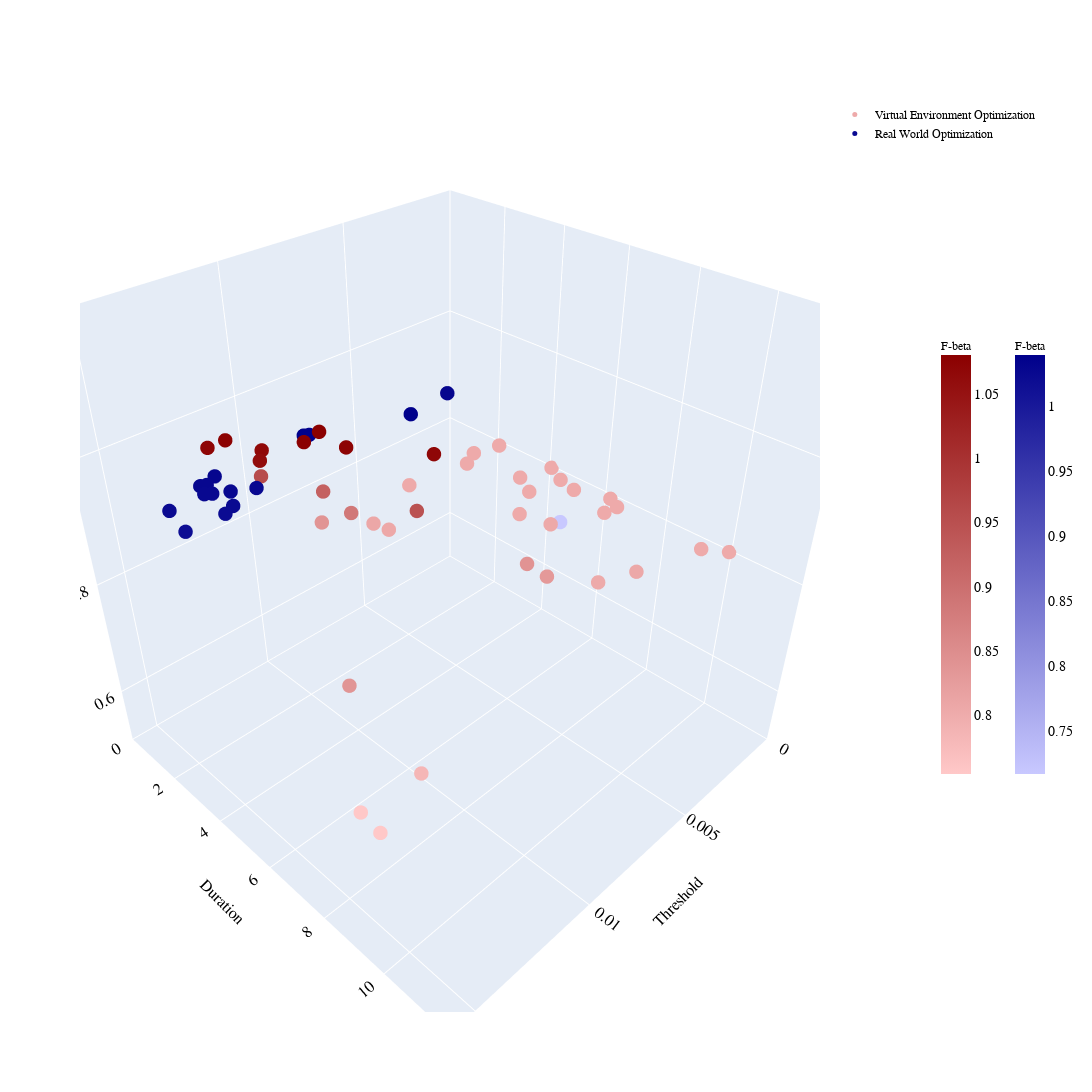

Notebook cell for this chart:
### Code cell
import plotly.graph_objects as go
import numpy as np

# Load the data
D = np.load('D.npy')

# Get the number of rows in D
num_D = D.shape[0]

# Define stage_virtual_num to determine the cutoff for red vs. blue
stage_virtual_num = 45  # Set your desired value for stage_virtual_num, ensure it's an integer

# -----------------------
# Customization variables:
# -----------------------
FONT_FAMILY = 'Times New Roman'    # Global font family
GLOBAL_FONT_SIZE = 12              # Global font size for texts
AXIS_TITLE_FONT_SIZE = 16          # Font size for axis titles
TICK_FONT_SIZE = 14                # Font size for axis tick labels
MARKER_SIZE = 5                    # Marker size for scatter points

# Color definitions for the red and blue color scales:
RED_LIGHT = 'rgb(255, 200, 200)'     # Light red
RED_DARK = 'rgb(139, 0, 0)'           # Dark red
BLUE_LIGHT = 'rgb(200, 200, 255)'     # Light blue
BLUE_DARK = 'rgb(0, 0, 139)'          # Dark blue

# -----------------------
# Split the data into parts
# -----------------------
thresholds = D[:, 0]
durations = D[:, 1]
F_beta = D[:, 2]

# Create a 3D scatter plot
fig = go.Figure()

# Define red color scale using the customization variables
red_colorscale = [
    [0.0, RED_LIGHT],
    [1.0, RED_DARK]
]

# Add red-colored points for the first stage_virtual_num data
fig.add_trace(go.Scatter3d(
    x=thresholds[:stage_virtual_num],      # x-axis data (first part)
    y=durations[:stage_virtual_num],         # y-axis data (first part)
    z=F_beta[:stage_virtual_num],            # z-axis data (first part)
    mode='markers',
    marker=dict(
        size=MARKER_SIZE,
        color=F_beta[:stage_virtual_num],    # color determined by F-beta values
        colorscale=red_colorscale,
        showscale=True,
        colorbar=dict(
            title="F-beta",
            len=0.5,
            x=1.15,
            titlefont=dict(family=FONT_FAMILY, size=GLOBAL_FONT_SIZE, color='black'),
            tickfont=dict(family=FONT_FAMILY, size=TICK_FONT_SIZE, color='black')
        )
    ),
    name='Virtual Environment Optimization'
))

# Define blue color scale using the customization variables
blue_colorscale = [
    [0.0, BLUE_LIGHT],
    [1.0, BLUE_DARK]
]

# Add blue-colored points for the remaining data
fig.add_trace(go.Scatter3d(
    x=thresholds[stage_virtual_num:],      # x-axis data (second part)
    y=durations[stage_virtual_num:],         # y-axis data (second part)
    z=F_beta[stage_virtual_num:],            # z-axis data (second part)
    mode='markers',
    marker=dict(
        size=MARKER_SIZE,
        color=F_beta[stage_virtual_num:],    # color determined by F-beta values
        colorscale=blue_colorscale,
        showscale=True,
        colorbar=dict(
            title="F-beta",
            len=0.5,
            x=1.25,
            titlefont=dict(family=FONT_FAMILY, size=GLOBAL_FONT_SIZE, color='black'),
            tickfont=dict(family=FONT_FAMILY, size=TICK_FONT_SIZE, color='black')
        )
    ),
    name='Real World Optimization'
))

# Set axis labels, fonts, axis limits, and ranges
fig.update_layout(
    scene=dict(
        xaxis=dict(
            title='Threshold',
            titlefont=dict(family=FONT_FAMILY, size=AXIS_TITLE_FONT_SIZE, color='black'),
            tickfont=dict(family=FONT_FAMILY, size=TICK_FONT_SIZE, color='black'),
            range=[0, 0.016]   # x-axis range
        ),
        yaxis=dict(
            title='Duration',
            titlefont=dict(family=FONT_FAMILY, size=AXIS_TITLE_FONT_SIZE, color='black'),
            tickfont=dict(family=FONT_FAMILY, size=TICK_FONT_SIZE, color='black'),
            range=[0, 12]     # y-axis range
        ),
        zaxis=dict(
            title='F-beta',
            titlefont=dict(family=FONT_FAMILY, size=AXIS_TITLE_FONT_SIZE, color='black'),
            tickfont=dict(family=FONT_FAMILY, size=TICK_FONT_SIZE, color='black'),
            range=[0.5, 1.2]  # z-axis range
        ),
        camera=dict(
            eye=dict(x=1.25, y=1.25, z=1.25),
            projection=dict(type="perspective")  # Use perspective projection
        )
    ),
    font=dict(family=FONT_FAMILY, size=GLOBAL_FONT_SIZE, color='black'),  # Global font settings
    autosize=False,
    width=2000,   # Figure width in pixels
    height=2000,  # Figure height in pixels
)

# Show the plot
fig.show()

### Figure 1 — Plotly figure (JSON) as saved in the notebook; plotly's stock layout.template omitted (floating-point values rounded to 4 significant figures)
{"data": [{"marker": {"color": [0.8025, 0.8025, 0.7543, 0.8059, 0.8392, 0.8025, 0.957, 0.9227, 0.8057, 0.8306, 1.078, 0.807, 0.9215, 0.7834, 0.8037, 1.079, 1.067, 1.07, 0.8025, 0.8025, 0.8399, 0.8025, 0.8025, 0.8025, 0.7543, 1.08, 1.074, 0.8317, 0.8025, 0.8083, 0.7791, 0.8025, 0.7704, 0.8594, 0.8025, 1.073, 0.8372, 0.884, 0.8025, 0.8033, 0.9469, 0.9095, 0.8025, 1.06, 0.8025], "colorbar": {"len": 0.5, "tickfont": {"color": "black", "family": "Times New Roman", "size": 14}, "title": {"font": {"color": "black", "family": "Times New Roman", "size": 12}, "text": "F-beta"}, "x": 1.15}, "colorscale": [[0, "rgb(255, 200, 200)"], [1, "rgb(139, 0, 0)"]], "showscale": true, "size": 5}, "mode": "markers", "name": "Virtual Environment Optimization", "type": "scatter3d", "x": [0.0003365, 0.002199, 0.01572, 0.007368, 0.009403, 0.0006845, 0.01156, 0.01754, 0.003195, 0.006199, 0.01368, 0.003375, 0.009972, 0.01406, 0.00462, 0.01226, 0.01308, 0.009944, 0.000799, 0.001219, 0.006358, 0.002041, 0.001541, 0.001454, 0.01581, 0.01162, 0.0115, 0.01737, 0.0001824, 0.007541, 0.01636, 0.0003424, 0.01615, 0.01653, 0.0006082, 0.01415, 0.014, 0.009329, 0.0006128, 0.00341, 0.009272, 0.01617, 0.0048, 0.01329, 0.0001728], "y": [2.261, 2.319, 9.298, 3.297, 2.517, 9.424, 2.49, 3.183, 6.067, 7.863, 3.733, 8.922, 3.231, 9.738, 8.493, 4.97, 4.334, 6.989, 5.354, 6.657, 7.336, 4.562, 3.891, 2.046, 9.953, 4.877, 5.624, 5.201, 4.158, 2.856, 7.156, 6.34, 8.183, 5.678, 4.759, 3.597, 7.575, 3.633, 6.722, 5.135, 5.901, 4.074, 2.016, 4.471, 9.994], "z": [0.8025, 0.8025, 0.7543, 0.8059, 0.8392, 0.8025, 0.957, 0.9227, 0.8057, 0.8306, 1.078, 0.807, 0.9215, 0.7834, 0.8037, 1.079, 1.067, 1.07, 0.8025, 0.8025, 0.8399, 0.8025, 0.8025, 0.8025, 0.7543, 1.08, 1.074, 0.8317, 0.8025, 0.8083, 0.7791, 0.8025, 0.7704, 0.8594, 0.8025, 1.073, 0.8372, 0.884, 0.8025, 0.8033, 0.9469, 0.9095, 0.8025, 1.06, 0.8025]}, {"marker": {"color": [1.023, 1.04, 1.019, 1.018, 1.021, 1.019, 1.026, 1.02, 0.7166, 1.03, 1.026, 1.021, 1.038, 1.029, 1.027, 1.031, 1.024, 1.029, 1.027, 1.038], "colorbar": {"len": 0.5, "tickfont": {"color": "black", "family": "Times New Roman", "size": 14}, "title": {"font": {"color": "black", "family": "Times New Roman", "size": 12}, "text": "F-beta"}, "x": 1.25}, "colorscale": [[0, "rgb(200, 200, 255)"], [1, "rgb(0, 0, 139)"]], "showscale": true, "size": 5}, "mode": "markers", "name": "Real World Optimization", "type": "scatter3d", "x": [0.01444, 0.007938, 0.01608, 0.0166, 0.01478, 0.01598, 0.01351, 0.01634, 0.000423, 0.005872, 0.01412, 0.01612, 0.01087, 0.01459, 0.01471, 0.01405, 0.01581, 0.01443, 0.01454, 0.01101], "y": [4.613, 4.691, 4.475, 4.526, 4.707, 4.625, 4.471, 4.358, 4.737, 4.305, 4.208, 4.266, 3.771, 3.652, 3.921, 3.586, 3.887, 3.708, 4.013, 3.713], "z": [1.023, 1.04, 1.019, 1.018, 1.021, 1.019, 1.026, 1.02, 0.7166, 1.03, 1.026, 1.021, 1.038, 1.029, 1.027, 1.031, 1.024, 1.029, 1.027, 1.038]}], "layout": {"autosize": false, "font": {"color": "black", "family": "Times New Roman", "size": 12}, "height": 2000, "scene": {"camera": {"eye": {"x": 1.25, "y": 1.25, "z": 1.25}, "projection": {"type": "perspective"}}, "xaxis": {"range": [0, 0.016], "tickfont": {"color": "black", "family": "Times New Roman", "size": 14}, "title": {"font": {"color": "black", "family": "Times New Roman", "size": 16}, "text": "Threshold"}}, "yaxis": {"range": [0, 12], "tickfont": {"color": "black", "family": "Times New Roman", "size": 14}, "title": {"font": {"color": "black", "family": "Times New Roman", "size": 16}, "text": "Duration"}}, "zaxis": {"range": [0.5, 1.2], "tickfont": {"color": "black", "family": "Times New Roman", "size": 14}, "title": {"font": {"color": "black", "family": "Times New Roman", "size": 16}, "text": "F-beta"}}}, "width": 2000}}
